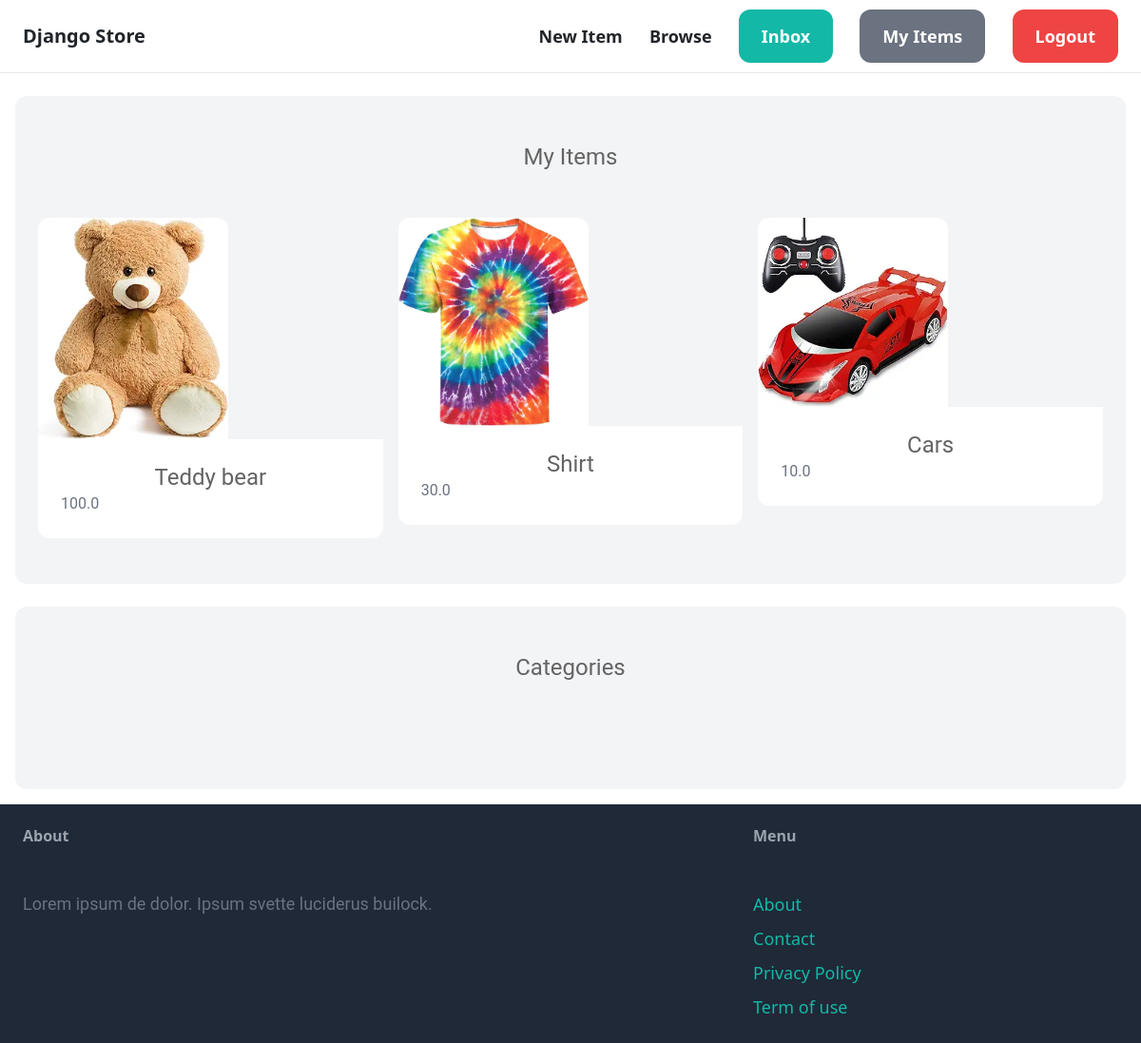
The page /dashboard/ (signed in) on the database its author committed.
### item/models.py (models this page shows, shortened)
class Item(models.Model):
        name = models.CharField(max_length=255)
        description = models.TextField(blank=True, null=True)
        price = models.FloatField()
        is_sold = models.BooleanField(default=False)
        created_at = models.DateTimeField(auto_now_add=True)
        created_by = models.ForeignKey(User, related_name='items', on_delete=models.CASCADE)
        category = models.ForeignKey(Category, related_name='items', on_delete=models.CASCADE)
        image = models.ImageField(upload_to='item_images', blank=True, null=True)

### dashboard/views.py (the view)
# urls.py: path('', views.index, name='index'),
@login_required
def index(request):
    items = Item.objects.filter(created_by=request.user)
    return render(request, 'dashboard/index.html', {
        'items': items
    })

### dashboard/templates/dashboard/index.html (shortened to what this page needs)
{% extends 'core/base.html' %}
{% block content %}
<div class="mt-6 px-6 py-12 bg-gray-100 rounded-xl">
    <h2 class="mb-12 text-2xl text-center">My Items</h2>
    <div class="grid grid-cols-3 gap-3">
        {% for item in items %}
        <div>
            <a href="{% url 'item:detail' item.id %}">
                <div>
                    <img width="200px" src="{{ item.image.url }}" class="rounded-t-xl">
                </div>
                <div class="p-6 bg-white rounded-b-xl">
                    <h2 class="text-2xl">{{ item.name }}</h2>
                    <p class="text-gray-500">{{ item.price }}</p>
                </div>
            </a>
        </div>
        {% endfor %}
    </div>
    </div>
    <div class="mt-6 px-6 py-12 bg-gray-100 rounded-xl">
        <h2 class="mb-12 text-2xl text-center">Categories</h2>
    </div>
</div>
{% endblock %}

### core/templates/core/base.html (style rules this page uses)
h2 { font-family: Roboto; font-size: 32px; color: rgb(100,100,100); text-align: center; }
p { font-family: Roboto; color: (80,80,80); }

### rows shown on the page
Item: image (picture), name "Teddy bear", price "100.0"
Item: image (picture), name "Shirt", price "30.0"
Item: image (picture), name "Cars", price "10.0"
